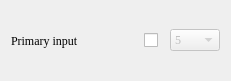
       <widget class="QWidget" name="layoutWidget">
        <property name="geometry">
         <rect>
          <x>60</x>
          <y>70</y>
          <width>231</width>
          <height>81</height>
         </rect>
        </property>
        <property name="font">
         <font>
          <family>Times New Roman</family>
         </font>
        </property>
        <layout class="QHBoxLayout" name="horizontalLayout">
         <item>
          <widget class="QLabel" name="label_3">
           <property name="minimumSize">
            <size>
             <width>0</width>
             <height>0</height>
            </size>
           </property>
           <property name="maximumSize">
            <size>
             <width>1677</width>
             <height>200</height>
            </size>
           </property>
           <property name="palette">
            <palette>
             <active>
              <colorrole role="WindowText">
               <brush brushstyle="SolidPattern">
                <color alpha="255">
                 <red>0</red>
                 <green>0</green>
                 <blue>0</blue>
                </color>
               </brush>
              </colorrole>
              <colorrole role="Button">
               <brush brushstyle="SolidPattern">
                <color alpha="255">
                 <red>255</red>
                 <green>255</green>
                 <blue>255</blue>
                </color>
               </brush>
              </colorrole>
              <colorrole role="Light">
               <brush brushstyle="SolidPattern">
                <color alpha="255">
                 <red>255</red>
                 <green>255</green>
                 <blue>255</blue>
                </color>
               </brush>
              </colorrole>
              <colorrole role="Midlight">
               <brush brushstyle="SolidPattern">
                <color alpha="255">
                 <red>255</red>
                 <green>255</green>
                 <blue>255</blue>
                </color>
               </brush>
              </colorrole>
              <colorrole role="Dark">
               <brush brushstyle="SolidPattern">
                <color alpha="255">
                 <red>127</red>
                 <green>127</green>
                 <blue>127</blue>
                </color>
               </brush>
              </colorrole>
              <colorrole role="Mid">
               <brush brushstyle="SolidPattern">
                <color alpha="255">
                 <red>170</red>
                 <green>170</green>
                 <blue>170</blue>
                </color>
               </brush>
              </colorrole>
              <colorrole role="Text">
               <brush brushstyle="SolidPattern">
                <color alpha="255">
                 <red>0</red>
                 <green>0</green>
                 <blue>0</blue>
                </color>
               </brush>
              </colorrole>
              <colorrole role="BrightText">
               <brush brushstyle="SolidPattern">
                <color alpha="255">
                 <red>255</red>
                 <green>255</green>
                 <blue>255</blue>
                </color>
               </brush>
              </colorrole>
              <colorrole role="ButtonText">
               <brush brushstyle="SolidPattern">
                <color alpha="255">
                 <red>0</red>
                 <green>0</green>
                 <blue>0</blue>
                </color>
               </brush>
              </colorrole>
              <colorrole role="Base">
               <brush brushstyle="SolidPattern">
                <color alpha="255">
                 <red>255</red>
                 <green>255</green>
                 <blue>255</blue>
                </color>
               </brush>
              </colorrole>
              <colorrole role="Window">
               <brush brushstyle="SolidPattern">
                <color alpha="255">
                 <red>255</red>
                 <green>255</green>
                 <blue>255</blue>
                </color>
               </brush>
              </colorrole>
              <colorrole role="Shadow">
               <brush brushstyle="SolidPattern">
                <color alpha="255">
                 <red>0</red>
                 <green>0</green>
                 <blue>0</blue>
                </color>
               </brush>
              </colorrole>
              <colorrole role="AlternateBase">
               <brush brushstyle="SolidPattern">
                <color alpha="255">
                 <red>255</red>
                 <green>255</green>
                 <blue>255</blue>
                </color>
               </brush>
              </colorrole>
              <colorrole role="ToolTipBase">
               <brush brushstyle="SolidPattern">
                <color alpha="255">
                 <red>255</red>
                 <green>255</green>
                 <blue>220</blue>
                </color>
               </brush>
              </colorrole>
              <colorrole role="ToolTipText">
               <brush brushstyle="SolidPattern">
                <color alpha="255">
                 <red>0</red>
                 <green>0</green>
                 <blue>0</blue>
                </color>
               </brush>
              </colorrole>
             </active>
             <inactive>
              <colorrole role="WindowText">
               <brush brushstyle="SolidPattern">
                <color alpha="255">
                 <red>0</red>
                 <green>0</green>
                 <blue>0</blue>
                </color>
               </brush>
              </colorrole>
              <colorrole role="Button">
               <brush brushstyle="SolidPattern">
                <color alpha="255">
                 <red>255</red>
                 <green>255</green>
                 <blue>255</blue>
                </color>
               </brush>
              </colorrole>
              <colorrole role="Light">
               <brush brushstyle="SolidPattern">
                <color alpha="255">
                 <red>255</red>
                 <green>255</green>
                 <blue>255</blue>
                </color>
               </brush>
              </colorrole>
              <colorrole role="Midlight">
               <brush brushstyle="SolidPattern">
                <color alpha="255">
                 <red>255</red>
                 <green>255</green>
                 <blue>255</blue>
                </color>
               </brush>
              </colorrole>
              <colorrole role="Dark">
               <brush brushstyle="SolidPattern">
                <color alpha="255">
                 <red>127</red>
                 <green>127</green>
                 <blue>127</blue>
                </color>
               </brush>
              </colorrole>
              <colorrole role="Mid">
               <brush brushstyle="SolidPattern">
                <color alpha="255">
                 <red>170</red>
                 <green>170</green>
                 <blue>170</blue>
                </color>
               </brush>
              </colorrole>
              <colorrole role="Text">
               <brush brushstyle="SolidPattern">
                <color alpha="255">
                 <red>0</red>
                 <green>0</green>
                 <blue>0</blue>
                </color>
               </brush>
              </colorrole>
              <colorrole role="BrightText">
               <brush brushstyle="SolidPattern">
                <color alpha="255">
                 <red>255</red>
                 <green>255</green>
                 <blue>255</blue>
                </color>
               </brush>
              </colorrole>
              <colorrole role="ButtonText">
               <brush brushstyle="SolidPattern">
                <color alpha="255">
                 <red>0</red>
                 <green>0</green>
                 <blue>0</blue>
                </color>
               </brush>
              </colorrole>
              <colorrole role="Base">
               <brush brushstyle="SolidPattern">
                <color alpha="255">
                 <red>255</red>
                 <green>255</green>
                 <blue>255</blue>
                </color>
               </brush>
              </colorrole>
              <colorrole role="Window">
               <brush brushstyle="SolidPattern">
                <color alpha="255">
                 <red>255</red>
                 <green>255</green>
                 <blue>255</blue>
                </color>
               </brush>
              </colorrole>
              <colorrole role="Shadow">
               <brush brushstyle="SolidPattern">
                <color alpha="255">
                 <red>0</red>
                 <green>0</green>
                 <blue>0</blue>
                </color>
               </brush>
              </colorrole>
              <colorrole role="AlternateBase">
               <brush brushstyle="SolidPattern">
                <color alpha="255">
                 <red>255</red>
                 <green>255</green>
                 <blue>255</blue>
                </color>
               </brush>
              </colorrole>
              <colorrole role="ToolTipBase">
               <brush brushstyle="SolidPattern">
                <color alpha="255">
                 <red>255</red>
                 <green>255</green>
                 <blue>220</blue>
                </color>
               </brush>
              </colorrole>
              <colorrole role="ToolTipText">
               <brush brushstyle="SolidPattern">
                <color alpha="255">
                 <red>0</red>
                 <green>0</green>
                 <blue>0</blue>
                </color>
               </brush>
              </colorrole>
             </inactive>
             <disabled>
              <colorrole role="WindowText">
               <brush brushstyle="SolidPattern">
                <color alpha="255">
                 <red>127</red>
                 <green>127</green>
                 <blue>127</blue>
                </color>
               </brush>
              </colorrole>
              <colorrole role="Button">
               <brush brushstyle="SolidPattern">
                <color alpha="255">
                 <red>255</red>
                 <green>255</green>
                 <blue>255</blue>
                </color>
               </brush>
              </colorrole>
              <colorrole role="Light">
               <brush brushstyle="SolidPattern">
                <color alpha="255">
                 <red>255</red>
                 <green>255</green>
                 <blue>255</blue>
                </color>
               </brush>
              </colorrole>
              <colorrole role="Midlight">
               <brush brushstyle="SolidPattern">
                <color alpha="255">
                 <red>255</red>
                 <green>255</green>
                 <blue>255</blue>
                </color>
               </brush>
              </colorrole>
              <colorrole role="Dark">
               <brush brushstyle="SolidPattern">
                <color alpha="255">
                 <red>127</red>
                 <green>127</green>
                 <blue>127</blue>
                </color>
               </brush>
              </colorrole>
              <colorrole role="Mid">
               <brush brushstyle="SolidPattern">
                <color alpha="255">
                 <red>170</red>
                 <green>170</green>
                 <blue>170</blue>
                </color>
               </brush>
              </colorrole>
              <colorrole role="Text">
               <brush brushstyle="SolidPattern">
                <color alpha="255">
                 <red>127</red>
                 <green>127</green>
                 <blue>127</blue>
                </color>
               </brush>
              </colorrole>
              <colorrole role="BrightText">
               <brush brushstyle="SolidPattern">
                <color alpha="255">
                 <red>255</red>
                 <green>255</green>
                 <blue>255</blue>
                </color>
               </brush>
              </colorrole>
              <colorrole role="ButtonText">
               <brush brushstyle="SolidPattern">
                <color alpha="255">
                 <red>127</red>
                 <green>127</green>
                 <blue>127</blue>
                </color>
               </brush>
              </colorrole>
              <colorrole role="Base">
               <brush brushstyle="SolidPattern">
                <color alpha="255">
                 <red>255</red>
                 <green>255</green>
                 <blue>255</blue>
                </color>
               </brush>
              </colorrole>
              <colorrole role="Window">
               <brush brushstyle="SolidPattern">
                <color alpha="255">
                 <red>255</red>
                 <green>255</green>
                 <blue>255</blue>
                </color>
               </brush>
              </colorrole>
              <colorrole role="Shadow">
               <brush brushstyle="SolidPattern">
                <color alpha="255">
                 <red>0</red>
                 <green>0</green>
                 <blue>0</blue>
                </color>
               </brush>
              </colorrole>
              <colorrole role="AlternateBase">
               <brush brushstyle="SolidPattern">
                <color alpha="255">
                 <red>255</red>
                 <green>255</green>
                 <blue>255</blue>
                </color>
               </brush>
              </colorrole>
              <colorrole role="ToolTipBase">
               <brush brushstyle="SolidPattern">
                <color alpha="255">
                 <red>255</red>
                 <green>255</green>
                 <blue>220</blue>
                </color>
               </brush>
              </colorrole>
              <colorrole role="ToolTipText">
               <brush brushstyle="SolidPattern">
                <color alpha="255">
                 <red>0</red>
                 <green>0</green>
                 <blue>0</blue>
                </color>
               </brush>
              </colorrole>
             </disabled>
            </palette>
           </property>
           <property name="font">
            <font>
             <family>Times New Roman</family>
            </font>
           </property>
           <property name="text">
            <string>Primary input</string>
           </property>
          </widget>
         </item>
         <item>
          <widget class="QCheckBox" name="cbPrim">
           <property name="maximumSize">
            <size>
             <width>20</width>
             <height>20</height>
            </size>
           </property>
           <property name="font">
            <font>
             <family>Times New Roman</family>
            </font>
           </property>
           <property name="text">
            <string/>
           </property>
          </widget>
         </item>
         <item>
          <widget class="QComboBox" name="comboBoxPrim">
           <property name="enabled">
            <bool>false</bool>
           </property>
           <property name="maximumSize">
            <size>
             <width>50</width>
             <height>16777215</height>
            </size>
           </property>
           <property name="font">
            <font>
             <family>Times New Roman</family>
            </font>
           </property>
           <item>
            <property name="text">
             <string>5</string>
            </property>
           </item>
           <item>
            <property name="text">
             <string>9</string>
            </property>
           </item>
          </widget>
         </item>
        </layout>
       </widget>
